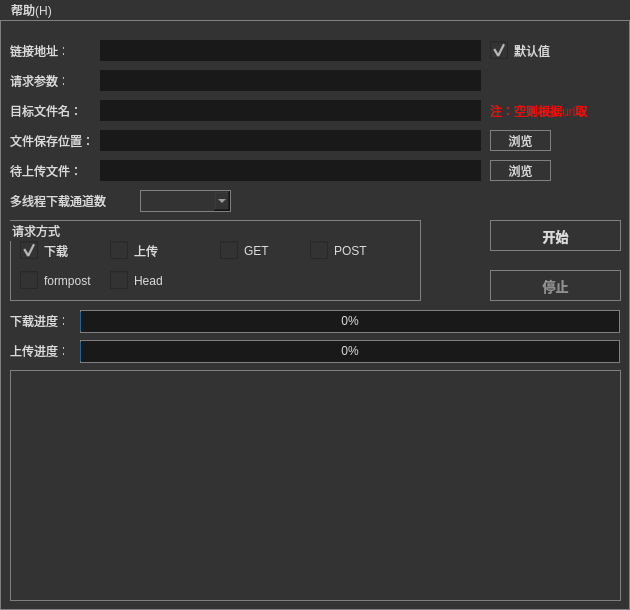
<?xml version="1.0" encoding="UTF-8"?>
<ui version="4.0">
 <class>networkClass</class>
 <widget class="QMainWindow" name="networkClass">
  <property name="geometry">
   <rect>
    <x>0</x>
    <y>0</y>
    <width>630</width>
    <height>610</height>
   </rect>
  </property>
  <property name="sizePolicy">
   <sizepolicy hsizetype="Preferred" vsizetype="Fixed">
    <horstretch>0</horstretch>
    <verstretch>0</verstretch>
   </sizepolicy>
  </property>
  <property name="windowTitle">
   <string>network tool</string>
  </property>
  <property name="styleSheet">
   <string notr="true"/>
  </property>
  <widget class="QWidget" name="centralWidget">
   <property name="styleSheet">
    <string notr="true">QWidget{border:1px solid #808080;background-color:#333333;color:#DBDBDB;}
QWidget:disabled{color:#909090;}
QLineEdit{border:0px;padding:0px 3px 0px 3px;background-color:#191919;}
QCheckBox,QLabel{border:0px;}
QCheckBox::indicator{width:18px;height:18px;}
QCheckBox::indicator:unchecked{border-image:url(resources/checkbox.png) 0 0 0 0 repeat repeat;}
QCheckBox::indicator:checked{border-image:url(resources/checkbox.png) 72 0 0 0 repeat repeat;}
QPushButton:hover{background-color:#636363;}
QComboBox QAbstractItemView {outline: 0px;}
QComboBox QAbstractItemView::item:selected {background-color: #636363;}
QProgressBar{border:1px solid #808080;background-color:#191919;}
QScrollBar{border:0px;background-color:#292929;width:14px;}
QScrollBar::handle{border:1px solid #636363;background-color:#333333;margin: 16px 0px 16px 0px;min-height:30px;}
QScrollBar::add-page:vertical, QScrollBar::sub-page:vertical {
	background: transparent;
}</string>
   </property>
   <widget class="QProgressBar" name="progressBar_u">
    <property name="geometry">
     <rect>
      <x>80</x>
      <y>320</y>
      <width>540</width>
      <height>23</height>
     </rect>
    </property>
    <property name="sizePolicy">
     <sizepolicy hsizetype="MinimumExpanding" vsizetype="Fixed">
      <horstretch>0</horstretch>
      <verstretch>0</verstretch>
     </sizepolicy>
    </property>
    <property name="value">
     <number>0</number>
    </property>
    <property name="alignment">
     <set>Qt::AlignCenter</set>
    </property>
   </widget>
   <widget class="QTextEdit" name="textEdit_output">
    <property name="geometry">
     <rect>
      <x>10</x>
      <y>350</y>
      <width>611</width>
      <height>231</height>
     </rect>
    </property>
    <property name="styleSheet">
     <string notr="true">.QWidget{background-color:black;color:white;}</string>
    </property>
    <property name="readOnly">
     <bool>true</bool>
    </property>
   </widget>
   <widget class="QLineEdit" name="lineEdit_url">
    <property name="geometry">
     <rect>
      <x>100</x>
      <y>20</y>
      <width>381</width>
      <height>21</height>
     </rect>
    </property>
   </widget>
   <widget class="QLabel" name="label">
    <property name="geometry">
     <rect>
      <x>10</x>
      <y>20</y>
      <width>54</width>
      <height>21</height>
     </rect>
    </property>
    <property name="text">
     <string>链接地址：</string>
    </property>
   </widget>
   <widget class="QLabel" name="label_2">
    <property name="geometry">
     <rect>
      <x>10</x>
      <y>50</y>
      <width>54</width>
      <height>21</height>
     </rect>
    </property>
    <property name="text">
     <string>请求参数：</string>
    </property>
   </widget>
   <widget class="QLineEdit" name="lineEdit_arg">
    <property name="geometry">
     <rect>
      <x>100</x>
      <y>50</y>
      <width>381</width>
      <height>21</height>
     </rect>
    </property>
   </widget>
   <widget class="QProgressBar" name="progressBar_d">
    <property name="geometry">
     <rect>
      <x>80</x>
      <y>290</y>
      <width>540</width>
      <height>23</height>
     </rect>
    </property>
    <property name="value">
     <number>0</number>
    </property>
    <property name="alignment">
     <set>Qt::AlignCenter</set>
    </property>
   </widget>
   <widget class="QLabel" name="label_3">
    <property name="geometry">
     <rect>
      <x>10</x>
      <y>320</y>
      <width>54</width>
      <height>21</height>
     </rect>
    </property>
    <property name="text">
     <string>上传进度：</string>
    </property>
   </widget>
   <widget class="QLabel" name="label_4">
    <property name="geometry">
     <rect>
      <x>10</x>
      <y>290</y>
      <width>54</width>
      <height>21</height>
     </rect>
    </property>
    <property name="text">
     <string>下载进度：</string>
    </property>
   </widget>
   <widget class="QPushButton" name="btn_abort">
    <property name="enabled">
     <bool>false</bool>
    </property>
    <property name="geometry">
     <rect>
      <x>490</x>
      <y>250</y>
      <width>131</width>
      <height>31</height>
     </rect>
    </property>
    <property name="font">
     <font>
      <family>新宋体</family>
      <pointsize>10</pointsize>
      <weight>75</weight>
      <bold>true</bold>
     </font>
    </property>
    <property name="text">
     <string>停止</string>
    </property>
   </widget>
   <widget class="QGroupBox" name="groupBox">
    <property name="geometry">
     <rect>
      <x>10</x>
      <y>200</y>
      <width>411</width>
      <height>81</height>
     </rect>
    </property>
    <property name="title">
     <string>请求方式</string>
    </property>
    <widget class="QCheckBox" name="cb_download">
     <property name="geometry">
      <rect>
       <x>10</x>
       <y>20</y>
       <width>81</width>
       <height>21</height>
      </rect>
     </property>
     <property name="text">
      <string>下载</string>
     </property>
     <property name="iconSize">
      <size>
       <width>18</width>
       <height>18</height>
      </size>
     </property>
     <property name="checked">
      <bool>true</bool>
     </property>
    </widget>
    <widget class="QCheckBox" name="cb_upload">
     <property name="geometry">
      <rect>
       <x>100</x>
       <y>20</y>
       <width>81</width>
       <height>21</height>
      </rect>
     </property>
     <property name="text">
      <string>上传</string>
     </property>
     <property name="iconSize">
      <size>
       <width>18</width>
       <height>18</height>
      </size>
     </property>
    </widget>
    <widget class="QCheckBox" name="cb_get">
     <property name="geometry">
      <rect>
       <x>210</x>
       <y>20</y>
       <width>81</width>
       <height>21</height>
      </rect>
     </property>
     <property name="text">
      <string>GET</string>
     </property>
     <property name="iconSize">
      <size>
       <width>18</width>
       <height>18</height>
      </size>
     </property>
    </widget>
    <widget class="QCheckBox" name="cb_post">
     <property name="geometry">
      <rect>
       <x>300</x>
       <y>20</y>
       <width>91</width>
       <height>21</height>
      </rect>
     </property>
     <property name="text">
      <string>POST</string>
     </property>
     <property name="iconSize">
      <size>
       <width>18</width>
       <height>18</height>
      </size>
     </property>
    </widget>
    <widget class="QCheckBox" name="cb_formpost">
     <property name="geometry">
      <rect>
       <x>10</x>
       <y>50</y>
       <width>81</width>
       <height>21</height>
      </rect>
     </property>
     <property name="text">
      <string>formpost</string>
     </property>
     <property name="iconSize">
      <size>
       <width>18</width>
       <height>18</height>
      </size>
     </property>
    </widget>
    <widget class="QCheckBox" name="cb_head">
     <property name="geometry">
      <rect>
       <x>100</x>
       <y>50</y>
       <width>91</width>
       <height>21</height>
      </rect>
     </property>
     <property name="text">
      <string>Head</string>
     </property>
     <property name="iconSize">
      <size>
       <width>18</width>
       <height>18</height>
      </size>
     </property>
    </widget>
   </widget>
   <widget class="QPushButton" name="btn_start">
    <property name="geometry">
     <rect>
      <x>490</x>
      <y>200</y>
      <width>131</width>
      <height>31</height>
     </rect>
    </property>
    <property name="font">
     <font>
      <family>新宋体</family>
      <pointsize>10</pointsize>
      <weight>75</weight>
      <bold>true</bold>
     </font>
    </property>
    <property name="text">
     <string>开始</string>
    </property>
   </widget>
   <widget class="QLabel" name="label_5">
    <property name="geometry">
     <rect>
      <x>10</x>
      <y>110</y>
      <width>81</width>
      <height>21</height>
     </rect>
    </property>
    <property name="text">
     <string>文件保存位置：</string>
    </property>
   </widget>
   <widget class="QLineEdit" name="lineEdit_saveDir">
    <property name="geometry">
     <rect>
      <x>100</x>
      <y>110</y>
      <width>381</width>
      <height>21</height>
     </rect>
    </property>
   </widget>
   <widget class="QLineEdit" name="lineEdit_uploadFile">
    <property name="geometry">
     <rect>
      <x>100</x>
      <y>140</y>
      <width>381</width>
      <height>21</height>
     </rect>
    </property>
   </widget>
   <widget class="QLabel" name="label_6">
    <property name="geometry">
     <rect>
      <x>10</x>
      <y>140</y>
      <width>81</width>
      <height>21</height>
     </rect>
    </property>
    <property name="text">
     <string>待上传文件：</string>
    </property>
   </widget>
   <widget class="QPushButton" name="btn_browser1">
    <property name="geometry">
     <rect>
      <x>490</x>
      <y>110</y>
      <width>61</width>
      <height>21</height>
     </rect>
    </property>
    <property name="text">
     <string>浏览</string>
    </property>
   </widget>
   <widget class="QPushButton" name="btn_browser2">
    <property name="geometry">
     <rect>
      <x>490</x>
      <y>140</y>
      <width>61</width>
      <height>21</height>
     </rect>
    </property>
    <property name="text">
     <string>浏览</string>
    </property>
   </widget>
   <widget class="QCheckBox" name="cb_useDefault">
    <property name="geometry">
     <rect>
      <x>490</x>
      <y>20</y>
      <width>71</width>
      <height>21</height>
     </rect>
    </property>
    <property name="text">
     <string>默认值</string>
    </property>
    <property name="iconSize">
     <size>
      <width>18</width>
      <height>18</height>
     </size>
    </property>
    <property name="checked">
     <bool>true</bool>
    </property>
   </widget>
   <widget class="QLabel" name="label_8">
    <property name="geometry">
     <rect>
      <x>10</x>
      <y>80</y>
      <width>71</width>
      <height>21</height>
     </rect>
    </property>
    <property name="text">
     <string>目标文件名：</string>
    </property>
   </widget>
   <widget class="QLineEdit" name="lineEdit_targetname">
    <property name="geometry">
     <rect>
      <x>100</x>
      <y>80</y>
      <width>381</width>
      <height>21</height>
     </rect>
    </property>
    <property name="text">
     <string/>
    </property>
   </widget>
   <widget class="QComboBox" name="cmb_multiDownload">
    <property name="geometry">
     <rect>
      <x>140</x>
      <y>170</y>
      <width>91</width>
      <height>22</height>
     </rect>
    </property>
   </widget>
   <widget class="QLabel" name="label_11">
    <property name="geometry">
     <rect>
      <x>10</x>
      <y>170</y>
      <width>101</width>
      <height>21</height>
     </rect>
    </property>
    <property name="text">
     <string>多线程下载通道数：</string>
    </property>
   </widget>
   <widget class="QLabel" name="label_14">
    <property name="geometry">
     <rect>
      <x>490</x>
      <y>80</y>
      <width>131</width>
      <height>21</height>
     </rect>
    </property>
    <property name="styleSheet">
     <string notr="true">color:red;</string>
    </property>
    <property name="text">
     <string>注：空则根据url取</string>
    </property>
   </widget>
   <zorder>groupBox</zorder>
   <zorder>progressBar_u</zorder>
   <zorder>textEdit_output</zorder>
   <zorder>lineEdit_url</zorder>
   <zorder>label</zorder>
   <zorder>label_2</zorder>
   <zorder>lineEdit_arg</zorder>
   <zorder>progressBar_d</zorder>
   <zorder>label_3</zorder>
   <zorder>label_4</zorder>
   <zorder>btn_abort</zorder>
   <zorder>btn_start</zorder>
   <zorder>label_5</zorder>
   <zorder>lineEdit_saveDir</zorder>
   <zorder>lineEdit_uploadFile</zorder>
   <zorder>label_6</zorder>
   <zorder>btn_browser1</zorder>
   <zorder>btn_browser2</zorder>
   <zorder>cb_useDefault</zorder>
   <zorder>label_8</zorder>
   <zorder>lineEdit_targetname</zorder>
   <zorder>cmb_multiDownload</zorder>
   <zorder>label_11</zorder>
   <zorder>label_14</zorder>
  </widget>
  <widget class="QMenuBar" name="menuBar">
   <property name="geometry">
    <rect>
     <x>0</x>
     <y>0</y>
     <width>630</width>
     <height>20</height>
    </rect>
   </property>
   <property name="styleSheet">
    <string notr="true">QMenuBar{border:0px;background-color:#333333;color:#DBDBDB;padding:1px 5px 1px 5px;}
QMenuBar:item{border:0px;background-color:transparent;color:#DBDBDB;}
QMenuBar:item:selected{background-color:#636363;color:#DBDBDB;}
</string>
   </property>
   <widget class="QMenu" name="menuHelp">
    <property name="styleSheet">
     <string notr="true">QMenu {background-color:#333333;border:1px solid #333333;color:#DBDBDB;outline:0px;}
QMenu::item {background-color:#636363;color:#DBDBDB;border:0px;height:22px;padding:1px 5px 1px 5px;}
QMenu::item:selected {background-color:#333333;}</string>
    </property>
    <property name="title">
     <string>帮助(H)</string>
    </property>
    <addaction name="actionAbout"/>
   </widget>
   <addaction name="menuHelp"/>
  </widget>
  <action name="actionAbout">
   <property name="text">
    <string>About Network Tool</string>
   </property>
  </action>
  <action name="actionUsage">
   <property name="text">
    <string>Usage</string>
   </property>
  </action>
 </widget>
 <layoutdefault spacing="6" margin="11"/>
 <resources/>
 <connections/>
</ui>
